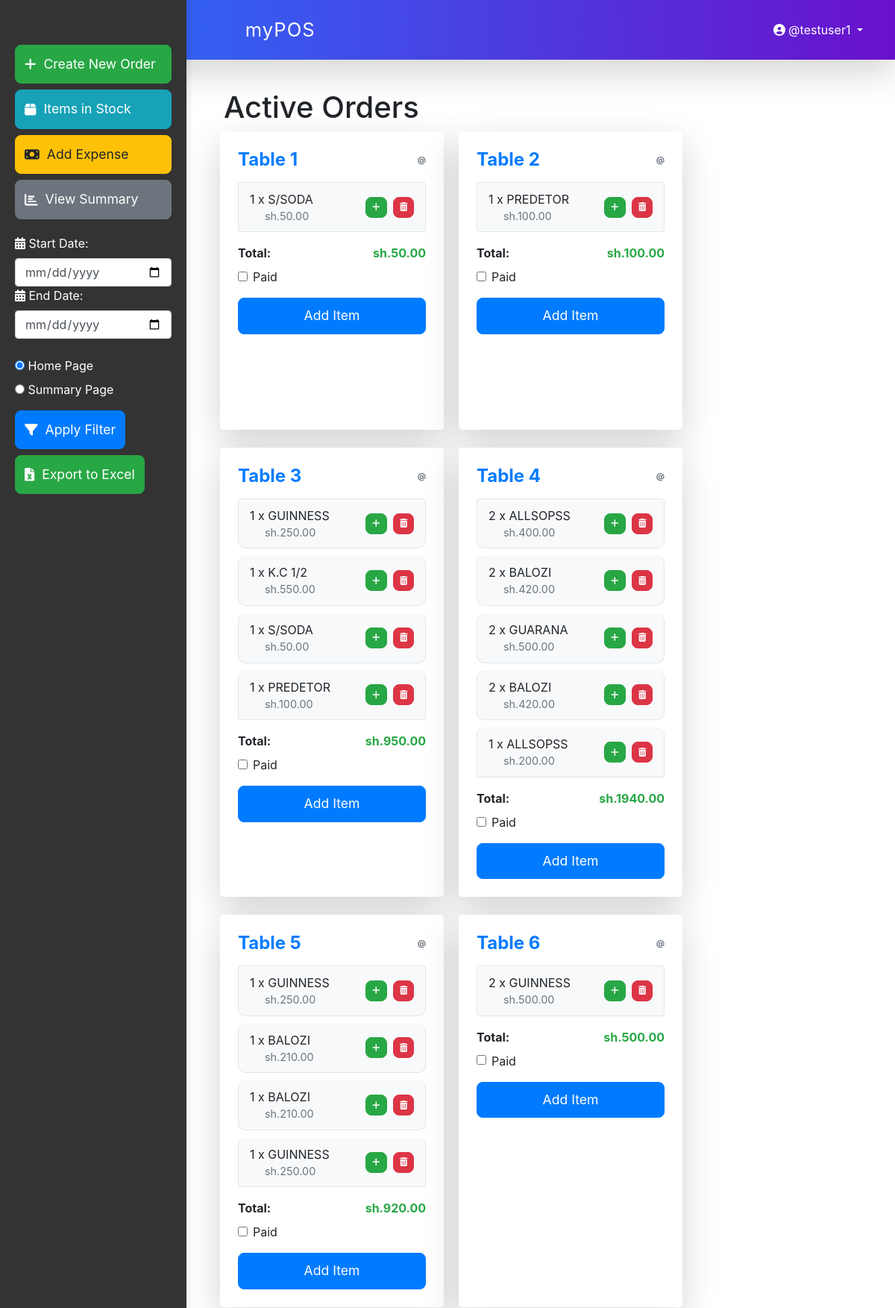
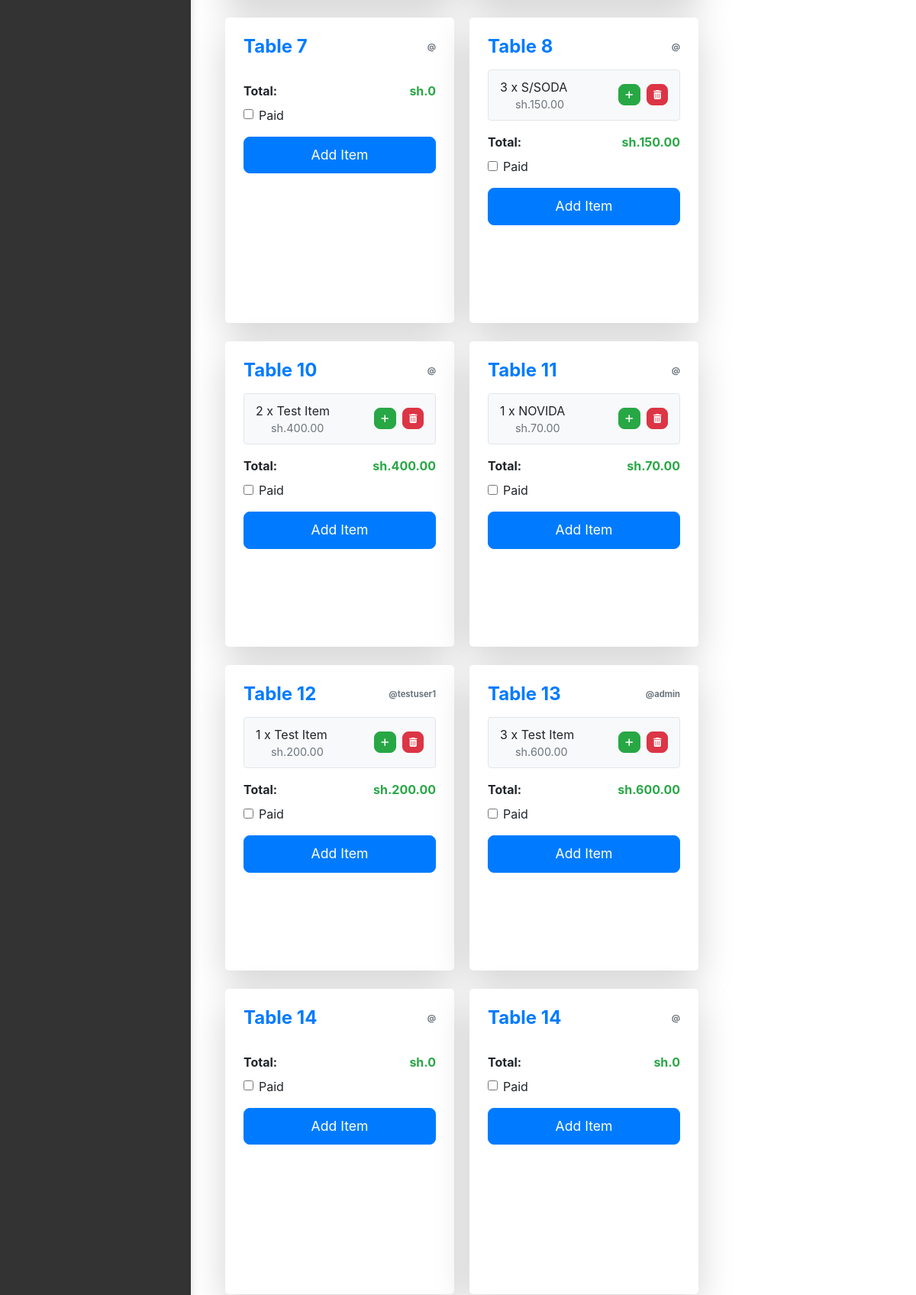
Screenshot of / (signed in, upper part) with the database file from the repository (2 pictures, top to bottom).
### pos/models.py (models this page shows, shortened)
class Order(models.Model):
    user = models.ForeignKey(User, on_delete=models.CASCADE, null=True, blank=True)  # Link to User model
    table_number = models.IntegerField()
    created_at = models.DateTimeField(auto_now_add=True)
    is_paid = models.BooleanField(default=False)
    def total_price(self):
        return sum(item.total_price() for item in self.order_items.all())

class OrderItem(models.Model):
    order = models.ForeignKey(Order, related_name='order_items', on_delete=models.CASCADE)
    item = models.ForeignKey(Item, on_delete=models.CASCADE)
    quantity = models.IntegerField()
    def total_price(self):
        return self.quantity * self.item.unit_price

class Item(models.Model):
    name = models.CharField(max_length=100)
    unit_price = models.DecimalField(max_digits=10, decimal_places=2)
    stock_quantity = models.IntegerField(default=0)
    image = models.ImageField(upload_to='item_images/', null=True, blank=True)

### pos/views.py (the view)
# urls.py: path('', views.home, name='home'),
@login_required
def home(request):
    orders = Order.objects.filter(is_paid=False)
    return render(request, 'pos/home.html', {'orders': orders})

### pos/templates/pos/home.html (shortened to what this page needs)
{% extends 'pos/base.html' %}
{% load widget_tweaks %}
{% block content %}
<link rel="stylesheet" href="https://cdn.jsdelivr.net/npm/daterangepicker/daterangepicker.css">
<link rel="stylesheet" href="https://code.jquery.com/ui/1.12.1/themes/base/jquery-ui.css">
<h1>Active Orders</h1>
<div class="row c-row">
    {% for order in orders %}
    <div class="card mb-4 shadow-lg rounded-lg" style="min-height: 400px;">
        <div class="card-body">
            <h5 class="card-title text-primary font-weight-bold d-flex justify-content-between align-items-center">
                Table {{ order.table_number }}
                <span class="text-muted" style="font-size: 0.7rem; text-align: right;">@{{ order.user.username }}</span>
            </h5>
            <ul class="list-group mb-3">
                {% for item in order.order_items.all %}
                    <li class="list-group-item d-flex justify-content-between align-items-center">
                        <div class="d-flex w-100 justify-content-between">
                            <div class="d-flex flex-column">
                                <span>{{ item.quantity }} x {{ item.item.name }}</span>
                                <span class="text-muted">sh.{{ item.total_price }}</span>
                            </div>
                            <div class="d-flex align-items-center">
                                <form action="{% url 'increment_item_quantity' order.id item.id %}" method="POST" style="display:inline;">
                                    <button type="submit" class="btn btn-sm btn-success btn-small-icon">
                                        <i class="fas fa-plus small-icon"></i>
                                    </button>
                                </form>
                                <form action="{% url 'remove_item_from_order' order.id item.id %}" method="POST" style="display:inline;">
                                    <button type="submit" class="btn btn-sm btn-danger btn-small-icon ml-2">
                                        <i class="fas fa-trash-alt small-icon"></i>
                                    </button>
                                </form>
                            </div>
                        </div>
                    </li>
                {% endfor %}
            </ul>
            <div class="d-flex justify-content-between align-items-center">
                <p class="font-weight-bold mb-0">Total:</p>
                <p class="font-weight-bold text-success mb-0">sh.{{ order.total_price }}</p>
            </div>
            <div class="form-check mt-2">
                <form action="{% url 'toggle_payment_status' order.id %}" method="POST">
                    <input type="checkbox" class="form-check-input" id="paidCheckbox{{ order.id }}"
                        onchange="this.form.submit()">
                    <label class="form-check-label" for="paidCheckbox{{ order.id }}">Paid</label>
                </form>
            </div>
            <button class="btn btn-primary w-100 mt-3 btn-sm" onclick="loadFormIntoModal('{% url 'add_item_to_order' order.id %}')">
                Add Item
            </button>
        </div>
    </div>
    {% endfor %}
</div>
{% endblock %}

### pos/templates/pos/base.html (shortened to what this page needs)
{% load static %}
<!DOCTYPE html>
<html lang="en">
<head>
    <link rel="stylesheet" href="https://stackpath.bootstrapcdn.com/bootstrap/4.5.2/css/bootstrap.min.css">
    <link rel="stylesheet" href="{% static 'bootstrap/css/bootstrap.min.css' %}">
    <link rel="stylesheet" href="{% static 'css/daterangepicker.css' %}">
    <link rel="stylesheet" href="https://cdnjs.cloudflare.com/ajax/libs/font-awesome/6.4.2/css/all.min.css">
</head>
<nav class="navbar navbar-expand-lg navbar-expand-md navbar-expand-sm navbar-dark bg-primary shadow-lg fixed-top .navbar-c ">
    <div class="container-fluid">
        <a class="navbar-brand fw-bold " href="{% url 'home' %}" style="font-size: 1.6rem; letter-spacing: 1px;">
            <i class="fas "></i> myPOS
        </a>
        <div class="collapse navbar-collapse justify-content-end" id="navbarNav">
            <ul class="navbar-nav">
                {% if user.is_authenticated %}
                <li class="nav-item dropdown">
                    <a class="nav-link dropdown-toggle text-white fw-bold" href="#" id="userDropdown" role="button"
                        data-bs-toggle="dropdown" aria-expanded="false">
                        <i class="fas fa-user-circle"></i> @{{ user.username }}
                    </a>
                </li>
                {% endif %}
            </ul>
        </div>
    </div>
</nav>
<body>
    <div class="container-fluid c-container">
        {% block content %}
        {% endblock %}
    </div>
    <div class="sidebar" id="sidebar">
        <button class="btn btn-success w-100 mb-2" onclick="loadFormIntoModal('{% url 'create_order' %}')">
            <i class="fas fa-plus"></i> Create New Order
        </button>
        <button class="btn btn-info w-100 mb-2" onclick="window.location.href='{% url 'items_in_stock' %}'">
            <i class="fas fa-box"></i> Items in Stock
        </button>
        <button class="btn btn-warning w-100 mb-2" onclick="loadFormIntoModal('{% url 'add_expense' %}')">
            <i class="fas fa-money-bill"></i> Add Expense
        </button>
        <a href="{% url 'summary' %}" class="btn btn-secondary w-100 mb-3">
            <i class="fas fa-chart-bar"></i> View Summary
        </a>
        <form id="filter-form" method="GET" action="{% url 'home_filter' %}">
            <div class="date-picker-container">
                <label for="start-date">
                    <i class="fas fa-calendar-alt"></i> Start Date:
                </label>
                <input type="date" id="start-date" name="start_date" class="form-control">
                <label for="end-date">
                    <i class="fas fa-calendar-alt"></i> End Date:
                </label>
                <input type="date" id="end-date" name="end_date" class="form-control">
                <br>
                <label><input type="radio" name="page" value="home" checked> Home Page</label>
                <label><input type="radio" name="page" value="summary"> Summary Page</label>
                <button type="submit" class="btn btn-primary mt-2 apply-filter">
                    <i class="fas fa-filter"></i> Apply Filter
                </button>
            </div>
        </form>
        <button class="btn btn-success mt-2" onclick="openExportModal()">
            <i class="fas fa-file-excel"></i> Export to Excel
        </button>
    </div>
</body>
</html>

### pos/templates/pos/base.html (style rules this page uses)
.sidebar { width: 250px; position: fixed; left: -250px; top: 0; height: 100%; background: #343a40; padding: 20px; transition: 0.3s; }
.card { background-color: #fff; border: none; border-radius: 12px; box-shadow: 0 4px 12px rgba(0, 0, 0, 0.1); overflow: hidden; margin-bottom: 20px; margin-left: 10px; margin-right: 10px; max-width: 300px; }
.card-body { padding: 20px; }
.card-title { font-size: 1.5rem; margin-bottom: 15px; }
.list-group-item { padding: 10px 15px; border: 1px solid #e2e6ea; border-radius: 10px; background-color: #f8f9fa; margin-bottom: 10px; }
.list-group-item:last-child { margin-bottom: 0; }
.list-group-item .text-muted { font-size: 0.9rem; }
.btn { font-size: 1.1rem; padding: 10px; border-radius: 8px; }
.btn-primary { background-color: #007bff; border-color: #007bff; transition: all 0.3s ease; }
.d-flex { display: flex; }
.justify-content-between { justify-content: space-between; }
.w-100 { width: 100%; }
.mt-3 { margin-top: 1rem; }
.text-success { color: #28a745; }
.row { margin-bottom: 20px; }
.text-muted { margin-left: 20px; }
.sidebar { width: 250px; position: fixed; top: 80px; left: 0; background-color: #f8f9fa; padding: 20px; height: 100vh; box-shadow: 2px 0 10px rgba(0, 0, 0, 0.1); transition: transform 0.3s ease-in-out; }
.sidebar .btn { font-size: 1.1rem; padding: 12px; border-radius: 8px; text-align: left; display: flex; align-items: center; gap: 10px; }
.date-picker-container { margin-top: 20px; }
.sidebar { position: fixed; left: -250px; top: 0; padding-top: 5%; width: 250px; height: 100%; background-color: #333; color: white; transition: left 0.3s ease; z-index: 3000; }
.c-container { padding-left: 25%; padding-top: 10% !important; }
.navbar { padding: 20px; height: 80px; background: linear-gradient(to right, #2575fc, #6a11cb); width: 100%; padding-left: 15%; }
.navbar-brand { margin-left: 100px; }
.navbar-nav .nav-link { font-size: 16px; padding: 8px 15px; }
@media (min-width: 992px) { #sidebar { left: 0; } }

### pos/templates/pos/home.html (style rules this page uses)
.card { background-color: #fff; width: 400px !important; border: none; border-radius: 12px; box-shadow: 0 4px 12px rgba(0, 0, 0, 0.1); overflow: hidden; margin-bottom: 20px; margin-left: 10px; margin-right: 10px; }
.btn-small-icon { padding: 0.25rem 0.5rem; font-size: 0.75rem; }
.small-icon { font-size: 12px; }
.btn-sm { font-size: 0.875rem; padding: 0.5rem 1rem; }
.card-body { padding: 1.5rem; }
.list-group-item { padding: 10px 15px; border: 1px solid #e2e6ea; border-radius: 10px; background-color: #f8f9fa; margin-bottom: 10px; }
.list-group-item:last-child { margin-bottom: 0; }
.list-group-item .text-muted { font-size: 0.9rem; }
.btn { font-size: 1.1rem; padding: 10px; border-radius: 8px; }
.btn-primary { background-color: #007bff; border-color: #007bff; transition: all 0.3s ease; }
.d-flex { display: flex; }
.justify-content-between { justify-content: space-between; }
.w-100 { width: 100%; }
.mt-3 { margin-top: 1rem; }
.text-success { color: #28a745; }
.text-muted { margin-left: 20px; }
.sidebar .btn { font-size: 1.1rem; padding: 12px; border-radius: 8px; text-align: left; display: flex; align-items: center; gap: 10px; }
.date-picker-container { margin-top: 20px; }

### rows the page displays
Order: table_number "1", total_price "50.00"
OrderItem: quantity "1", item.name "S/SODA", total_price "50.00"
Order: table_number "2", total_price "100.00"
OrderItem: quantity "1", item.name "PREDETOR", total_price "100.00"
Order: table_number "3", total_price "950.00"
OrderItem: quantity "1", item.name "GUINNESS", total_price "250.00"
OrderItem: quantity "1", item.name "K.C 1/2", total_price "550.00"
OrderItem: quantity "1", item.name "S/SODA", total_price "50.00"
OrderItem: quantity "1", item.name "PREDETOR", total_price "100.00"
Order: table_number "4", total_price "1940.00"
OrderItem: quantity "2", item.name "ALLSOPSS", total_price "400.00"
OrderItem: quantity "2", item.name "BALOZI", total_price "420.00"
OrderItem: quantity "2", item.name "GUARANA", total_price "500.00"
OrderItem: quantity "2", item.name "BALOZI", total_price "420.00"
OrderItem: quantity "1", item.name "ALLSOPSS", total_price "200.00"
Order: table_number "5", total_price "920.00"
OrderItem: quantity "1", item.name "GUINNESS", total_price "250.00"
OrderItem: quantity "1", item.name "BALOZI", total_price "210.00"
OrderItem: quantity "1", item.name "BALOZI", total_price "210.00"
OrderItem: quantity "1", item.name "GUINNESS", total_price "250.00"
Order: table_number "6", total_price "500.00"
OrderItem: quantity "2", item.name "GUINNESS", total_price "500.00"
Order: table_number "7", total_price "0"
Order: table_number "8", total_price "150.00"
OrderItem: quantity "3", item.name "S/SODA", total_price "150.00"
Order: table_number "10", total_price "400.00"
OrderItem: quantity "2", item.name "Test Item", total_price "400.00"
Order: table_number "11", total_price "70.00"
OrderItem: quantity "1", item.name "NOVIDA", total_price "70.00"
Order: table_number "12", user.username "testuser1", total_price "200.00"
OrderItem: quantity "1", item.name "Test Item", total_price "200.00"
Order: table_number "13", user.username "admin", total_price "600.00"
OrderItem: quantity "3", item.name "Test Item", total_price "600.00"
Order: table_number "14", total_price "0"
Order: table_number "14", total_price "0"

### other values shown
{{ user.username }} "testuser1"
